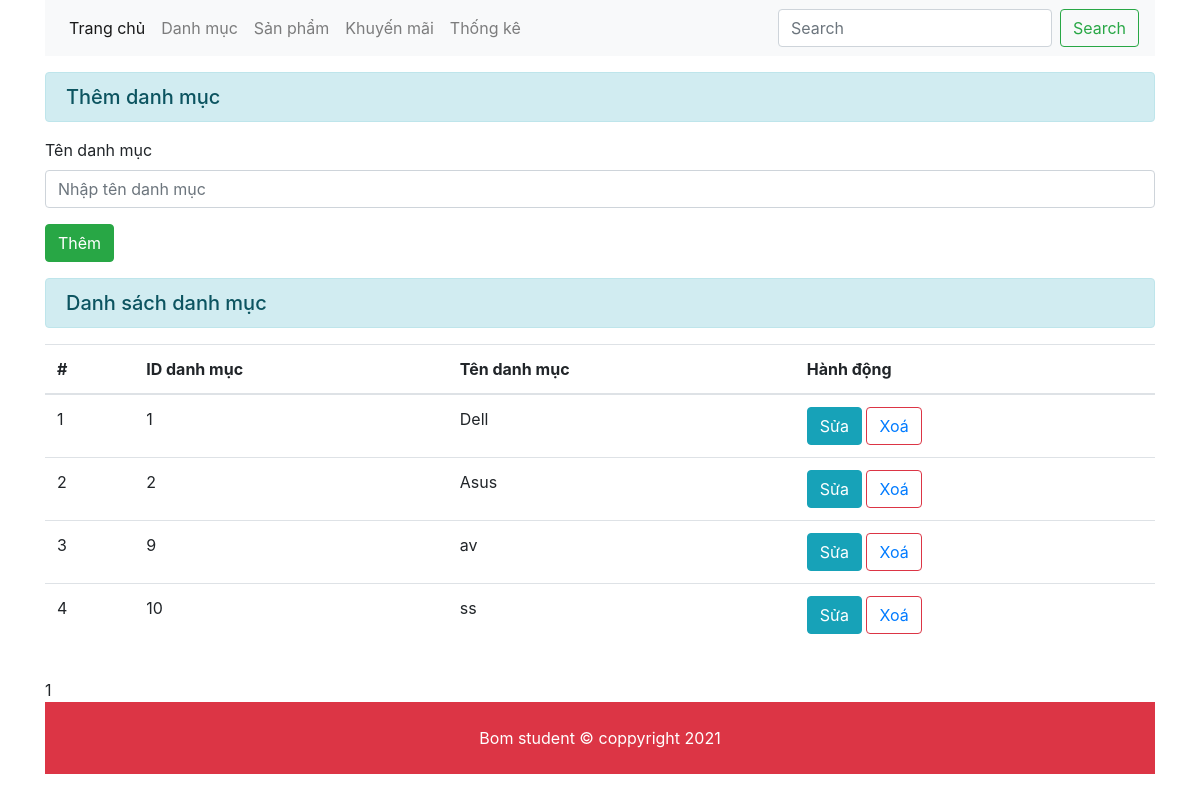
The app's page /admin/index.php?action=danh-muc, older data.
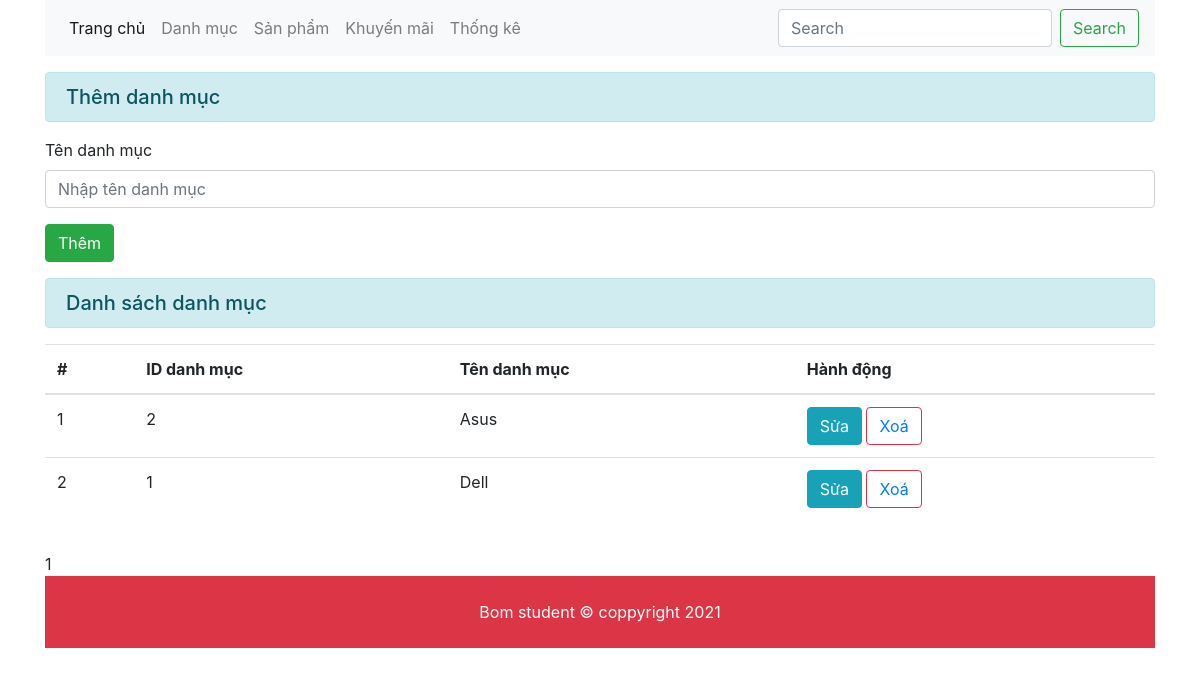
The same page, newer data.
### tables this page shows
CREATE TABLE `danh_muc` (
  `id_dm` int(11) NOT NULL,
  `ten_dm` varchar(100) NOT NULL
);

### admin/index.php (called while the page is built, shortened)
<?php
require_once '../global.php';
require_once '../model/pdo.php';
if (isset($_GET['action'])) {
    $action = $_GET['action'];
} else {
    $action = '';
}
switch ($action) {
    case 'danh-muc':
        $VIEWS = "views/danh-muc/add-danh-muc.php";
        break;
}
require_once 'views/layouts/index.php';

### global.php (called while the page is built, shortened)
<?php
    $ROOT_URL= "abc";
    $ADMIN_URL= $ROOT_URL."/admin";
?>

### model/pdo.php (called while the page is built, shortened)
<?php
function pdo_get_connection()
{
    $severname = "localhost";
    $username = "root";
    $password = "";
    try {
        $conn = new PDO("mysql:host=$severname;dbname=bomstudent;charset=utf8", $username, $password);
        $conn->setAttribute(PDO::ATTR_ERRMODE, PDO::ERRMODE_EXCEPTION);
        return $conn;
    } catch (Exception $e) {
        echo "kết nối thất bại" . $e->getMessage();
    }
}
function pdo_query($sql)
{
    $sql_args = array_slice(func_get_args(), 1);
    try {
        $conn = pdo_get_connection();
        $stmt = $conn->prepare($sql);
        $stmt->execute($sql_args);
        $rows = $stmt->fetchAll();
        return $rows;
    } catch (PDOException $e) {
        throw $e;
    } finally {
        unset($conn);
    }
}

### admin/views/danh-muc/add-danh-muc.php (the view, shortened to what this page needs)
<div class="row my-3">
    <div class="col-12">
        <h5 class="alert alert-info">Thêm danh mục</h5>
        <form action="views/danh-muc/xu-ly.php" method="POST">
            <div class="form-group">
                <label for="exampleInputEmail1">Tên danh mục</label>
                <input type="text" class="form-control" autocomplete="off" id="" aria-describedby="" name="add_ten_dm" placeholder="Nhập tên danh mục">
            </div>
            <button type="submit" class="btn btn-success">Thêm </button>
        </form>
    </div>
</div>
<div class="row my-3">
    <div class="col-12">
        <h5 class="alert alert-info">Danh sách danh mục</h5>
        <table class="table">
            <thead>
                <tr>
                    <th scope="col">#</th>
                    <th scope="col">ID danh mục</th>
                    <th scope="col">Tên danh mục</th>
                    <th scope="col">Hành động</th>
                </tr>
            </thead>
            <tbody>
                <?php
                $sql = "SELECT * FROM danh_muc";
                $list_dm = pdo_query($sql);
                $i=0;
                foreach ($list_dm as $ad) { $i++;
                ?>
                    <tr>
                        <td><?=$i?></td>
                        <td><?=$ad['id_dm']?></td>
                        <td><?=$ad['ten_dm']?></td>
                        <td>
                            <div class="btn btn-info"><a class="text-white" href="index.php?action=update_dm&id_update=<?=$ad['id_dm']?>">Sửa</a></div>
                            <div class="btn btn-outline-danger"><a href="views/danh-muc/xu-ly.php?id_delete=<?=$ad['id_dm']?>">Xoá</a></div>
                        </td>
                    </tr>
                <?php
                }
                ?>
            </tbody>
        </table>
    </div>
</div>

### admin/views/layouts/index.php (shortened to what this page needs)
<!DOCTYPE html>
<html lang="en">
<head>
    <link rel="stylesheet" href="https://maxcdn.bootstrapcdn.com/bootstrap/4.0.0/css/bootstrap.min.css">
</head>
<body>
    <div class="wrapper">
        <div class="container">
            <div class="row">
                <div class="col-12">
                    <nav class="navbar navbar-expand-lg navbar-light bg-light">
                        <div class="collapse navbar-collapse" id="navbarSupportedContent">
                            <ul class="navbar-nav mr-auto">
                                <li class="nav-item active">
                                    <a class="nav-link" href="<?=$ADMIN_URL?>">Trang chủ <span class="sr-only">(current)</span></a>
                                </li>
                                <li class="nav-item">
                                    <a class="nav-link" href="index.php?action=danh-muc">Danh mục</a>
                                </li>
                                <li class="nav-item">
                                    <a class="nav-link" href="index.php?action=san-pham">Sản phẩm</a>
                                </li>
                                <li class="nav-item">
                                    <a class="nav-link" href="index.php?action=khuyen-mai">Khuyến mãi</a>
                                </li>
                                <li class="nav-item">
                                    <a class="nav-link" href="index.php?action=thong-ke">Thống kê</a>
                                </li>
                            </ul>
                            <form class="form-inline my-2 my-lg-0">
                                <input class="form-control mr-sm-2" type="search" placeholder="Search" aria-label="Search">
                                <button class="btn btn-outline-success my-2 my-sm-0" type="submit">Search</button>
                            </form>
                        </div>
                    </nav>
                </div>
            </div>
            <div class="main">
                <?= include $VIEWS;?>
            </div>
            <div class="footer bg-danger py-4 text-center text-white">
                Bom student &copy; coppyright 2021
            </div>
        </div>
    </div>
</body>
</html>

Row changes from the older to the newer data that the page shows:
removed danh_muc: id_dm "9", ten_dm "av"
removed danh_muc: id_dm "10", ten_dm "ss"
shown differently, row unchanged: danh_muc "Asus": moves up the list
